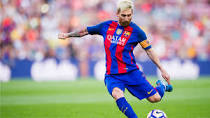
#> input picture index.jpg, 210 x 118 px
$ python 'reading an image.py'
#> lines starting #> are read from the running program, lines starting #| are printed output that depends on the picture
import numpy as np
import cv2
import matplotlib.pyplot as plt

# open cv code

img = cv2.imread('index.jpg',0)
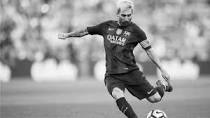
#> img: shape (118, 210); min 0, max 255, mean 155.8
cv2.imshow('image',img)
k = cv2.waitKey(0)#wait for any key to be pressed
#> (key Esc is pressed here)
if k == 27:         # wait for ESC key to exit
    cv2.destroyAllWindows()
elif k == ord('s'): # wait for 's' key to save and exit
    cv2.imwrite('messigray.png',img)
    cv2.destroyAllWindows()
